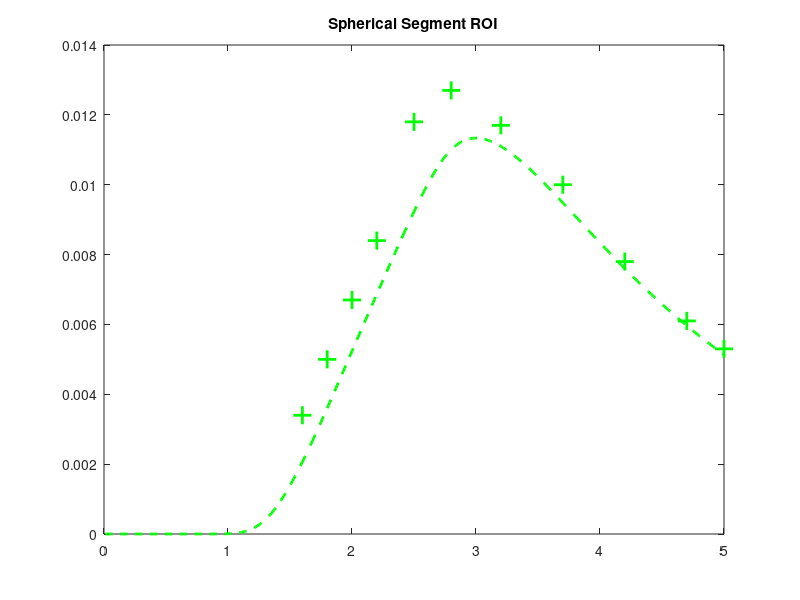

This figure's MATLAB source: (Note: this script raises an error after producing the figure.)
 close all
 clear
 clc
 
%%% Column 1 = time, Column 2 = Full phantom + Inflow and Outflow tubes,  Column 3 = Full phantom, Column 6 = Spherical Segment ROI

T = importdata('SIMULATIONS_T1_2.1s/markerAvrg_200.dat');
t =  T.data(:,1) ;
sim_full_InOut_pump200 =T.data(:,2) ;  % full phantom including Inflow /Outflow tubes
sim_full_pump200 =T.data(:,3) ;        % full phantom without Inflow /Outflow tubes
sim_roi_pump200 =T.data(:,6) ;


T = importdata('SIMULATIONS_T1_2.1s/markerAvrg_300.dat');
sim_full_InOut_pump300 =T.data(:,2) ;
sim_full_pump300 =T.data(:,3) ;
sim_roi_pump300 =T.data(:,6) ;

T = importdata('SIMULATIONS_T1_2.1s/markerAvrg_400.dat');
sim_full_InOut_pump400 =T.data(:,2) ;
sim_full_pump400 =T.data(:,3) ;
sim_roi_pump400 =T.data(:,6) ;


%% OCT 12 DATA

%%% Full phantom
Oct12_sig_full_pump200 = [0.0024    0.0026    0.0030    0.0034    0.0035    0.0032    0.0027    0.0022    0.0018    0.0014    0.0014];
Oct12_sig_full_pump300 = [0.0045    0.0053    0.0054    0.0054    0.0051    0.0048    0.0040    0.0033    0.0028    0.0022    0.0020];
Oct12_sig_full_pump400 = [0.0066    0.0071    0.0076    0.0074    0.0069    0.0064    0.0055    0.0042    0.0034    0.0027    0.0026];

%%% Spherical Segment
Oct12_sig_roi_pump200 = [ 0.0034    0.0050    0.0067    0.0084    0.0118    0.0127    0.0117    0.0100    0.0078    0.0061    0.0053];
Oct12_sig_roi_pump300 = [ 0.0117    0.0159    0.0179    0.0208    0.0224    0.0219    0.0185    0.0145    0.0119    0.0093    0.0085];
Oct12_sig_roi_pump400 = [ 0.0222    0.0264    0.0316    0.0333    0.0322    0.0287    0.0237    0.0170    0.0139    0.0106    0.0105];


 pump = [200, 300, 400] ;
 pld=[0.1,0.3,0.5,0.7,1.0,1.3,1.7,2.2,2.7,3.2,3.5];
 smooth_pld=0.1:0.02:5.2;
 
 mycol=['g','b','r','k','m'];
 txt = {};  % Used for Legend generation
 tau = 1.5;  % Label Duration
 lambda =1;
 T1blood =2.1;


figure(1)
set(gcf, 'Position',  [200, 600, 1100, 650]);
 

txt = {};  % Used for Legend generation
%set(gcf, 'Position',  [200, 600, 1100, 650]);

for i=1:length(pump)
    
  data1 = eval(sprintf('Oct12_sig_roi_pump%d', pump(i)));
  sim1 = eval(sprintf('sim_roi_pump%d', pump(i)));
    
  
   h1=plot(t,sim1, '--','Color', mycol(i));
   set(h1,'LineWidth',2,'MarkerSize',13);
   title('Spherical Segment ROI');
   hold on 
   
   h=plot(pld+tau, data1, '+','Color', mycol(i));
   set(h,'LineWidth',2,'MarkerSize',13);
   h.Annotation.LegendInformation.IconDisplayStyle = 'off';
  
        
   tt = sprintf('Pump Rate = %d mL/min',pump(i));
   txt = [txt; tt];
   
   hold on 
end
   
   hold off
   grid on

  xlabel('Time (s)');
  ylabel('\Delta M /M0');
  xlim([0. 5.5]);
  ylim([0 0.05]);
  set(gca,'FontSize',24);   % axis font size

  
  y1=get(gca,'ylim');
  LL=line([1.5 1.5], y1);
  set(LL,'LineWidth',2);
   
  legend(txt);
  
 fname=fullfile('OVERLAY_SIM_DATA_Flow_vs_Time_ROI');
        print(strcat(fname),'-djpeg');  
  
     
    



figure(3)
txt = {};  % Used for Legend generation
% set(gcf, 'Position',  [200, 600, 1100, 650]);
set(gcf, 'Position',  [50, 900, 900, 550]);

for i=1:length(pump)
    
  data1 = eval(sprintf('Oct12_sig_roi_pump%d', pump(i)));
  sim1 = eval(sprintf('sim_roi_pump%d', pump(i)));
   
   
  % Plot simulations
  
   h1=plot(t,sim1, ':','Color', mycol(i));
   set(h1,'LineWidth',2.5,'MarkerSize',13);
%    title('Spherical Segment ROI');
   h1.Annotation.LegendInformation.IconDisplayStyle = 'off';
   
   hold on 
   
  % Plot data 
  
   h=plot(pld+tau, data1, '+','Color', mycol(i));
   set(h,'LineWidth',3,'MarkerSize',13);
  % h.Annotation.LegendInformation.IconDisplayStyle = 'off';
  
   % Fit Buxton Model
   ft = fittype('DeltaM(x,lambda,tau,T1blood,p1,p2)', 'problem', {'lambda','tau','T1blood'},'coefficients',{'p1','p2'}); 
   [ff, gof]= fit((pld+tau)',(data1)',ft,'StartPoint',[0.3,0.05],'problem',{lambda,tau,T1blood});
  
   
   %%%% Use Fit parameters to plot Buxton Model. 
   
   DM =DeltaM(smooth_pld,lambda,tau,T1blood,ff.p1,ff.p2);
   
   hold on 
   hf=plot(smooth_pld, DM,'LineWidth',2.5,'LineStyle', '--', 'Color', mycol(i)); % plot best fit curve, shifted x-axis values
   hf.Annotation.LegendInformation.IconDisplayStyle = 'off';
   
        
   tt = sprintf('Pump Rate = %d mL/min',pump(i));
   txt = [txt; tt];
   
   hold on 
end
   
   hold off
   grid on

  xlabel('Time (s)');
  ylabel('\Delta M /M0');
  xlim([0. 5.5]);
  ylim([0 0.05]);
  set(gca,'FontSize',24);   % axis font size

  
  y1=get(gca,'ylim');
  LL=line([1.5 1.5], y1);
  set(LL,'LineWidth',2);
   
  legend(txt);
  
 fname=fullfile('OVERLAY_SIM_DATA_GKM_Flow_vs_Time_ROI');
        print(strcat(fname),'-djpeg');  
  
     
        

